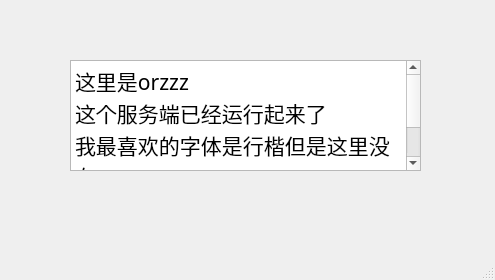
<?xml version="1.0" encoding="UTF-8"?>
<ui version="4.0">
 <class>MainWindow</class>
 <widget class="QMainWindow" name="MainWindow">
  <property name="geometry">
   <rect>
    <x>0</x>
    <y>0</y>
    <width>495</width>
    <height>280</height>
   </rect>
  </property>
  <property name="windowTitle">
   <string>MainWindow</string>
  </property>
  <widget class="QWidget" name="centralwidget">
   <widget class="QTextBrowser" name="textBrowser">
    <property name="geometry">
     <rect>
      <x>70</x>
      <y>60</y>
      <width>351</width>
      <height>111</height>
     </rect>
    </property>
    <property name="font">
     <font>
      <family>楷体</family>
      <pointsize>12</pointsize>
     </font>
    </property>
    <property name="html">
     <string>&lt;!DOCTYPE HTML PUBLIC &quot;-//W3C//DTD HTML 4.0//EN&quot; &quot;http://www.w3.org/TR/REC-html40/strict.dtd&quot;&gt;
&lt;html&gt;&lt;head&gt;&lt;meta name=&quot;qrichtext&quot; content=&quot;1&quot; /&gt;&lt;style type=&quot;text/css&quot;&gt;
p, li { white-space: pre-wrap; }
&lt;/style&gt;&lt;/head&gt;&lt;body style=&quot; font-family:'楷体'; font-size:12pt; font-weight:400; font-style:normal;&quot;&gt;
&lt;p style=&quot; margin-top:0px; margin-bottom:0px; margin-left:0px; margin-right:0px; -qt-block-indent:0; text-indent:0px;&quot;&gt;&lt;span style=&quot; font-family:'SimSun'; font-size:16pt;&quot;&gt;这里是orzzz&lt;/span&gt;&lt;/p&gt;
&lt;p style=&quot; margin-top:0px; margin-bottom:0px; margin-left:0px; margin-right:0px; -qt-block-indent:0; text-indent:0px;&quot;&gt;&lt;span style=&quot; font-family:'SimSun'; font-size:16pt;&quot;&gt;这个服务端已经运行起来了&lt;/span&gt;&lt;/p&gt;
&lt;p style=&quot; margin-top:0px; margin-bottom:0px; margin-left:0px; margin-right:0px; -qt-block-indent:0; text-indent:0px;&quot;&gt;&lt;span style=&quot; font-family:'SimSun'; font-size:16pt;&quot;&gt;我最喜欢的字体是行楷但是这里没有&lt;/span&gt;&lt;/p&gt;
&lt;p style=&quot; margin-top:0px; margin-bottom:0px; margin-left:0px; margin-right:0px; -qt-block-indent:0; text-indent:0px;&quot;&gt;&lt;span style=&quot; font-family:'SimSun'; font-size:16pt;&quot;&gt;发来的报文会在弹出框显示&lt;/span&gt;&lt;/p&gt;&lt;/body&gt;&lt;/html&gt;</string>
    </property>
   </widget>
  </widget>
  <widget class="QMenuBar" name="menubar">
   <property name="geometry">
    <rect>
     <x>0</x>
     <y>0</y>
     <width>495</width>
     <height>23</height>
    </rect>
   </property>
  </widget>
  <widget class="QStatusBar" name="statusbar"/>
 </widget>
 <resources/>
 <connections/>
</ui>
